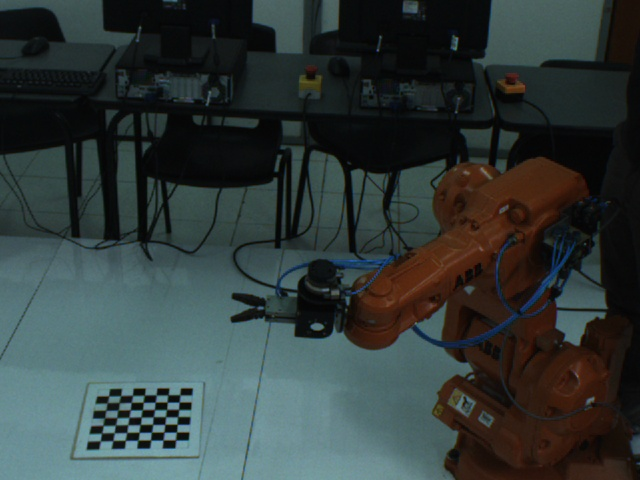
#> input picture img-1/Image1-L.jpg, 640 x 480 px; its folder holds only this picture in this run
$ python robot.py
#> lines starting #> are read from the running program, lines starting #| are printed output that depends on the picture; after the words box and inside, x2 and y2 are one past the last pixel; in counts of white or black regions, pixels touching at a corner belong together
# -*- coding: utf-8 -*-
import numpy as np
import cv2
import glob
import re

w = 640
h = 480

# termination criteria
criteria = (cv2.TERM_CRITERIA_EPS + cv2.TERM_CRITERIA_MAX_ITER, 30, 0.001)

# prepare object points, like (0,0,0), (1,0,0), (2,0,0) ....,(6,5,0)
objp = np.zeros((7*7,3), np.float32)
objp[:,:2] = np.mgrid[0:7,0:7].T.reshape(-1,2)*30

# Arrays to store object points and image points from all the images.
objpoints = [] # 3d point in real world space
imgpoints = [] # 2d points in image plane.

images = glob.glob('img-1/*.jpg') # img-1 o img-2
# images = glob.glob('calib1Sep/Debug/Images2/*.jpg')
# print images


for fname in images:
    img = cv2.imread(fname)
#> img is the input picture: shape (480, 640, 3); mean B, G, R 57.9, 58.9, 49.1
    gray = cv2.cvtColor(img,cv2.COLOR_BGR2GRAY)
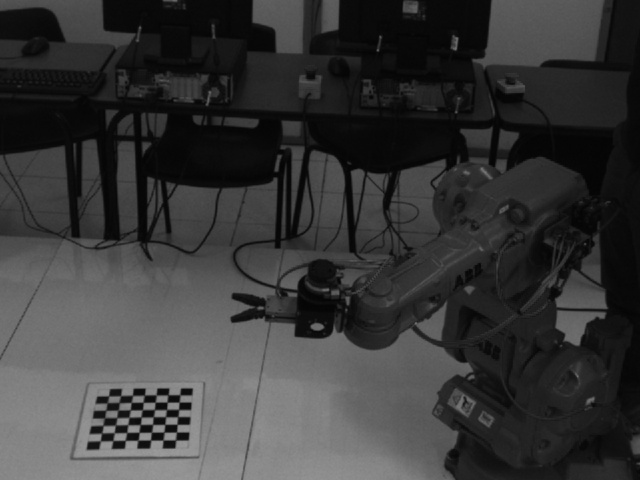
#> gray: shape (480, 640); min 3, max 156, mean 55.8

    # Find the chess board corners
    ret, corners = cv2.findChessboardCorners(gray, (7,7),None)
#> ret = True; corners = 49 rows, first 8: [100.4, 440.8], [101.6, 433], [103, 425.6], [104.5, 417.8], [105.8, 410.3], [107, 403], [108.6, 395.7], [112.8, 440.6]

    # If found, add object points, image points (after refining them)
    if ret == True:
        objpoints.append(objp)

        cv2.cornerSubPix(gray,corners,(11,11),(-1,-1),criteria)
        imgpoints.append(corners)

        # Draw and display the corners
        cv2.drawChessboardCorners(img, (7,7), corners,ret)
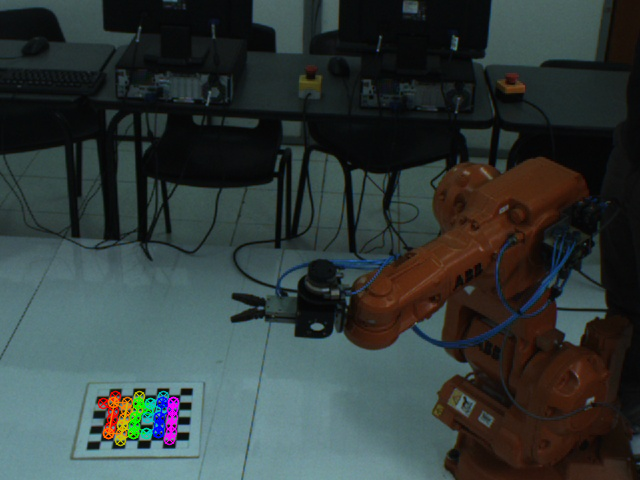
#> img: shape (480, 640, 3); 1.04% of pixels changed, all inside (x1, y1, x2, y2) = (97, 390, 180, 447)
        # cv2.imshow('img',img)
        name = re.findall(r'[\w\d\-]+\.\w+',fname)[0]
        cv2.imwrite('reporte/'+name,img)
        # cv2.waitKey(500)

# cv2.destroyAllWindows()

ret, mtx, dist, rvecs, tvecs = cv2.calibrateCamera(objpoints, imgpoints, gray.shape[::-1],None,None)
#> ret = 5.48; mtx = [[144.9, 0, 300.8], [0, 102.9, 257.2], [0, 0, 1]]; dist = [[-0.0453, 0.00987, -0.0162, 0.0689, -0.000366]]; rvecs = ([0.223, 0.0112, -1.12],); tvecs = ([-822.4, 721.5, 304.4],)

### Undistortion

newcameramtx, roi = cv2.getOptimalNewCameraMatrix(mtx,dist,(w,h),1,(w,h))
#> newcameramtx = [[80.37, 0, 512.1], [0, 85.7, 209.3], [0, 0, 1]]; roi = (345, 115, 210, 231)

for fname in images:
    img = cv2.imread(fname)
    name = re.findall(r'[\w\d\-]+\.\w+',fname)[0]
    # h, w = img.shape[:2]
    # print h, w
    dst = cv2.undistort(img, mtx, dist, None, newcameramtx)
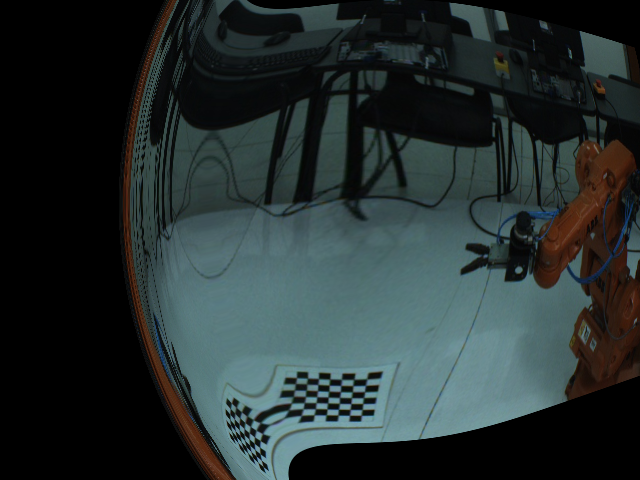
#> dst: shape (480, 640, 3); mean B, G, R 48.1, 48.2, 38
    x,y,w,h = roi
#> x = 345; y = 115; w = 210; h = 231
    # print roi
    # dst = dst[y:y+h, x:x+w]
    cv2.imwrite('reporte/Distorsión/'+name,dst)
'''
mean_error = 0
for i in xrange(len(objpoints)):
    imgpoints2, _ = cv2.projectPoints(objpoints[i], rvecs[i], tvecs[i], mtx, dist)
    error = cv2.norm(imgpoints[i],imgpoints2, cv2.NORM_L2)/len(imgpoints2)
    tot_error += error

print "total error: ", mean_error/len(objpoints)
'''

$ run again, on img-1/Image2-L.jpg
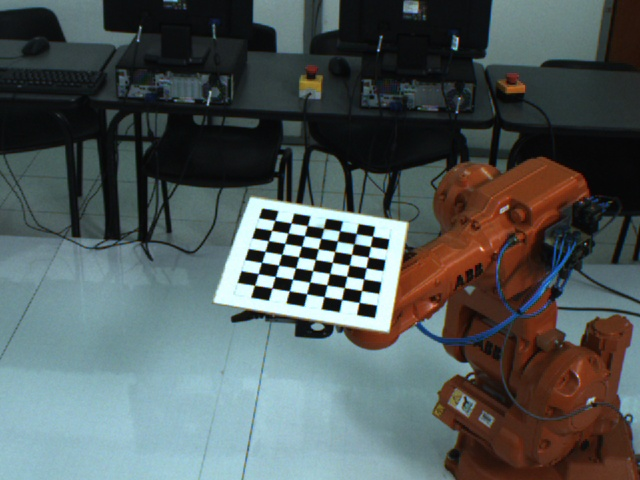
#> input picture img-1/Image2-L.jpg, 640 x 480 px
#> img is the input picture: shape (480, 640, 3); mean B, G, R 89.3, 89.4, 80.4
#> `gray = cv2.cvtColor(img,cv2.COLOR_BGR2GRAY)`:
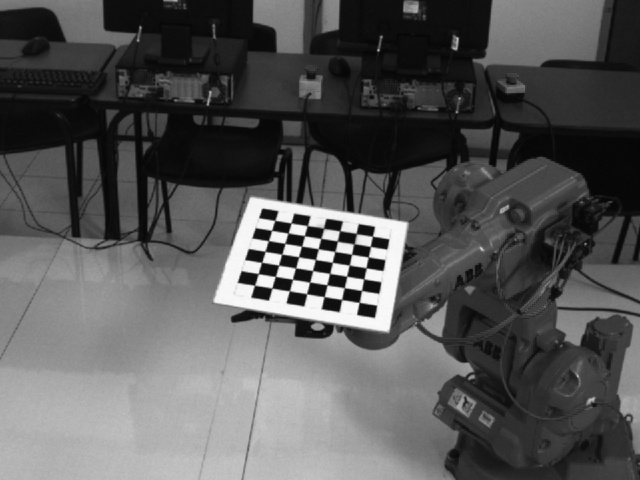
#> gray: shape (480, 640); min 4, max 251, mean 86.7
#> `ret, corners = cv2.findChessboardCorners(gray, (7,7),None)`: ret = True; corners = 49 rows, first 8: [274.8, 220.4], [291, 223], [307.2, 225.7], [323.6, 228.4], [339.8, 230.7], [356.4, 233.5], [372.4, 236.1], [271.5, 230.5]
#> img: shape (480, 640, 3); 1.86% of pixels changed, all inside (x1, y1, x2, y2) = (250, 219, 378, 303)
#> `ret, mtx, dist, rvecs, tvecs = cv2.calibrateCamera(objpoints, imgpoint..`: ret = 3.56; mtx = [[600.4, 0, 335.7], [0, 592.7, 243], [0, 0, 1]]; dist = [[44.65, -5195.9, -0.0228, -0.0635, 164329.1]]; rvecs = ([-0.975, -0.037, 0.165],); tvecs = ([-111.5, -39.38, 1242.6],)
#> newcameramtx = [[1588754, 0, 273.6], [0, 351091.6, 214.1], [0, 0, 1]]; roi = (229, 207, 121, 16)
#> `dst = cv2.undistort(img, mtx, dist, None, newcameramtx)`:
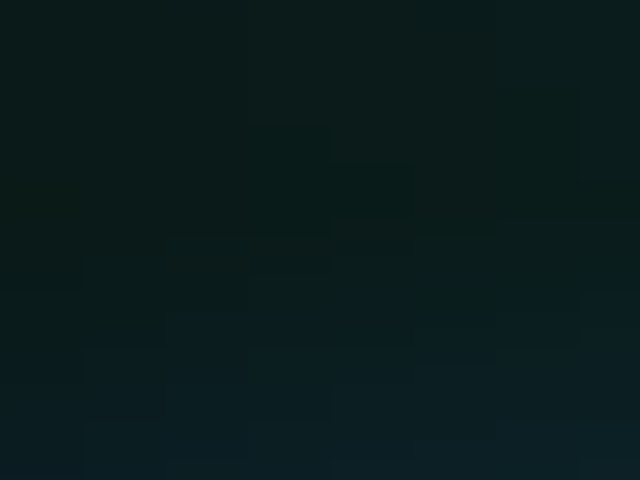
#> dst: shape (480, 640, 3); mean B, G, R 28.2, 27.8, 10
#> x = 229; y = 207; w = 121; h = 16

$ run again, on img-1/Image2-R.jpg
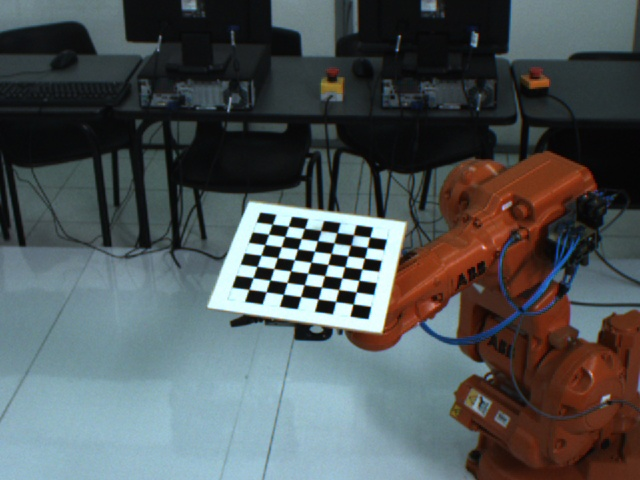
#> input picture img-1/Image2-R.jpg, 640 x 480 px
#> img is the input picture: shape (480, 640, 3); mean B, G, R 87.5, 86, 79.6
#> `gray = cv2.cvtColor(img,cv2.COLOR_BGR2GRAY)`:
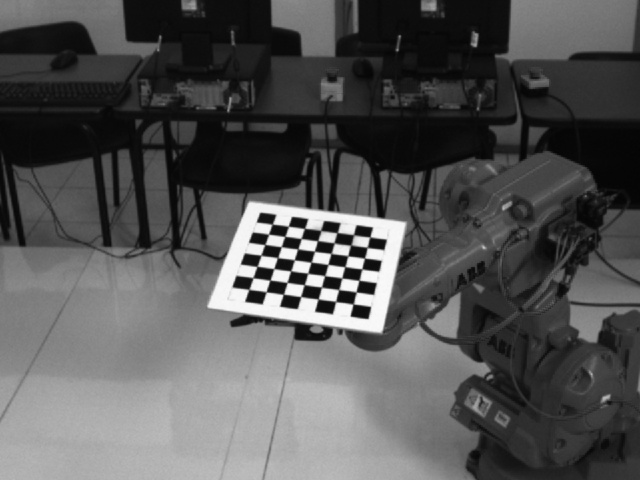
#> gray: shape (480, 640); min 3, max 251, mean 84.3
#> `ret, corners = cv2.findChessboardCorners(gray, (7,7),None)`: ret = True; corners = 49 rows, first 8: [272.2, 224.3], [288.4, 226.3], [304.5, 228.4], [320.8, 230.6], [337.1, 232.6], [353.5, 234.6], [370.1, 236.7], [268.6, 234.2]
#> img: shape (480, 640, 3); 1.89% of pixels changed, all inside (x1, y1, x2, y2) = (245, 223, 376, 305)
#> `ret, mtx, dist, rvecs, tvecs = cv2.calibrateCamera(objpoints, imgpoint..`: ret = 3.12; mtx = [[869.8, 0, 262.8], [0, 467.3, 250.1], [0, 0, 1]]; dist = [[-39.29, 2787.7, 0.733, 0.584, -73441.4]]; rvecs = ([0.12, -0.473, 0.21],); tvecs = ([18.58, -84.08, 1296.3],)
#> newcameramtx = [[869.8, 0, 262.8], [0, 467.3, 250.1], [0, 0, 1]]; roi = (0, 0, 639, 479)
#> `dst = cv2.undistort(img, mtx, dist, None, newcameramtx)`:
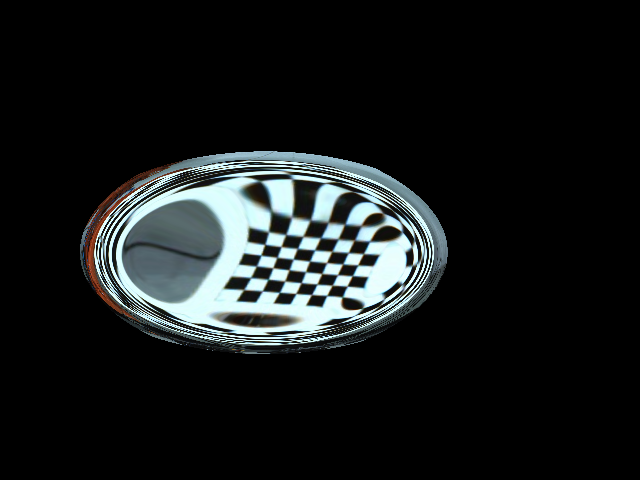
#> dst: shape (480, 640, 3); mean B, G, R 27.2, 27.1, 23.7
#> x = 0; w = 639; h = 479

$ run again, on img-1/Image3-L.jpg
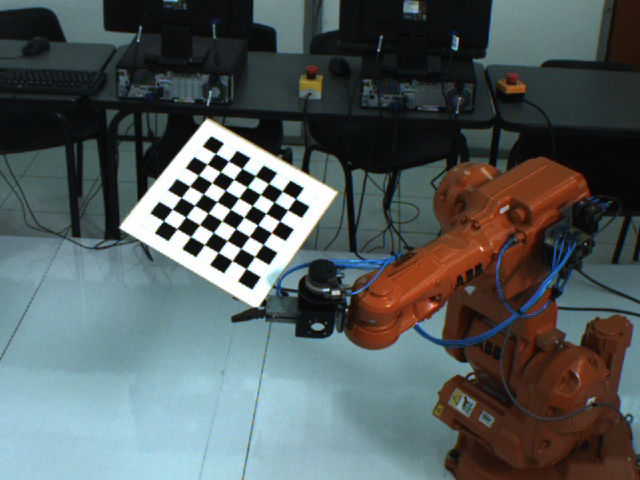
#> input picture img-1/Image3-L.jpg, 640 x 480 px
#> img is the input picture: shape (480, 640, 3); mean B, G, R 92.1, 91.7, 83.1
#> `gray = cv2.cvtColor(img,cv2.COLOR_BGR2GRAY)`:
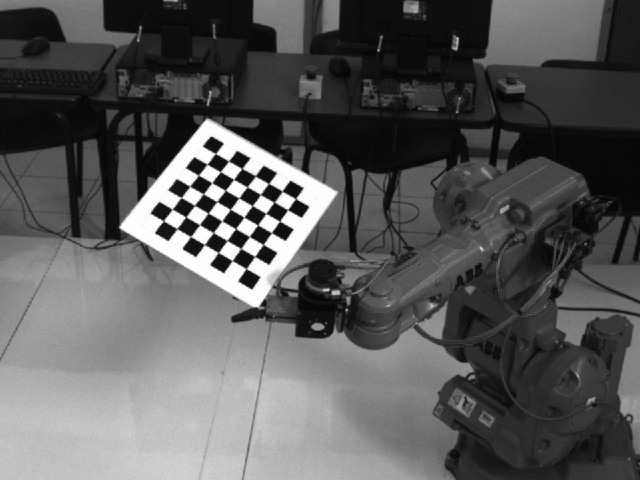
#> gray: shape (480, 640); min 4, max 255, mean 89.1
#> `ret, corners = cv2.findChessboardCorners(gray, (7,7),None)`: ret = True; corners = 49 rows, first 8: [215.6, 153.5], [228.4, 161.1], [241.7, 168.5], [255.3, 175.7], [268.5, 183.6], [281.9, 191.4], [295.6, 198.6], [207, 164.1]
#> img: shape (480, 640, 3); 2.19% of pixels changed, all inside (x1, y1, x2, y2) = (157, 149, 302, 275)
#> `ret, mtx, dist, rvecs, tvecs = cv2.calibrateCamera(objpoints, imgpoint..`: ret = 0.418; mtx = [[803.5, 0, 388.4], [0, 923.3, 210.2], [0, 0, 1]]; dist = [[1.48, -135.9, 0.0664, -0.53, 1265.3]]; rvecs = ([-0.574, -0.155, 0.52],); tvecs = ([-359.9, -115.3, 2045.5],)
#> newcameramtx = [[1055.3, 0, 138.7], [0, 752.6, 233.4], [0, 0, 1]]; roi = (137, 228, 51, 8)
#> `dst = cv2.undistort(img, mtx, dist, None, newcameramtx)`:
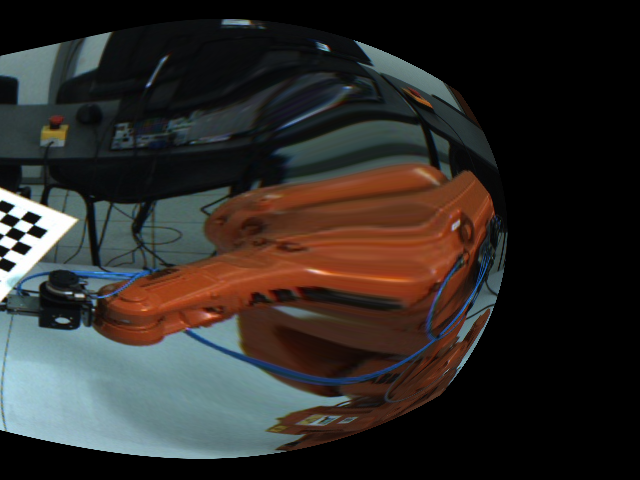
#> dst: shape (480, 640, 3); mean B, G, R 40.7, 43.6, 46.8
#> x = 137; y = 228; w = 51; h = 8

$ run again, on img-1/Image1-R.jpg
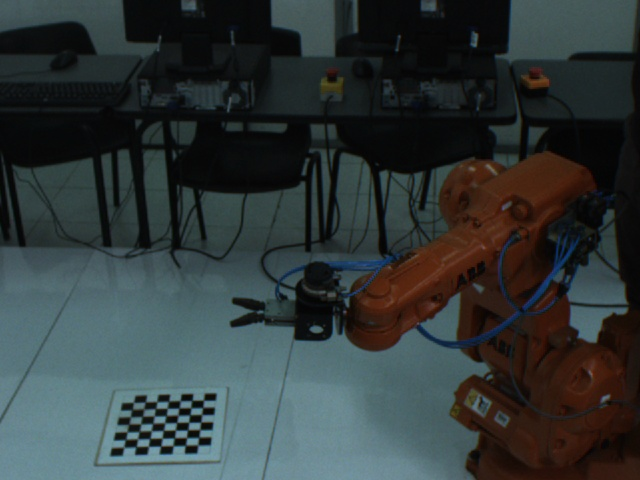
#> input picture img-1/Image1-R.jpg, 640 x 480 px
#> img is the input picture: shape (480, 640, 3); mean B, G, R 57.1, 56.8, 48.8
#> `ret, corners = cv2.findChessboardCorners(gray, (7,7),None)`: ret = True; corners = 49 rows, first 8: [198, 445], [185.4, 445.4], [173.2, 445.8], [160.7, 446.1], [148.4, 446.3], [135.8, 446.8], [124, 447.3], [198.6, 437.5]
#> `cv2.drawChessboardCorners(img, (7,7), corners,ret)`:
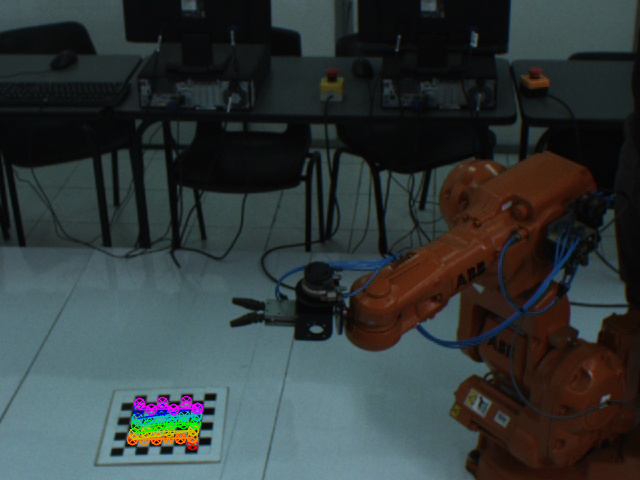
#> img: shape (480, 640, 3); 1% of pixels changed, all inside (x1, y1, x2, y2) = (126, 395, 204, 451)
#> `ret, mtx, dist, rvecs, tvecs = cv2.calibrateCamera(objpoints, imgpoint..`: ret = 5.2; mtx = [[494.6, 0, 340.4], [0, 353.1, 280.3], [0, 0, 1]]; dist = [[-0.0461, 3.12, 0.0442, 0.327, -2.67]]; rvecs = ([0.187, 0.896, -2.72],); tvecs = ([-562.1, 601.1, 1394],)
#> newcameramtx = [[472.7, 0, 514.8], [0, 353.1, 280.3], [0, 0, 1]]; roi = (189, 140, 371, 210)
#> `dst = cv2.undistort(img, mtx, dist, None, newcameramtx)`:
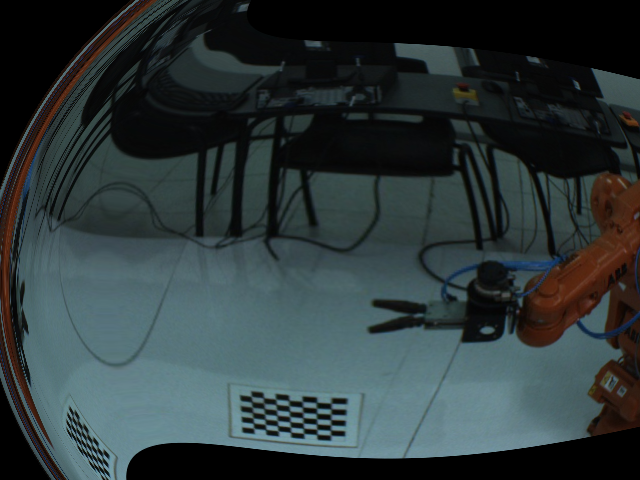
#> dst: shape (480, 640, 3); mean B, G, R 57.9, 56.6, 45.6
#> x = 189; y = 140; w = 371; h = 210
